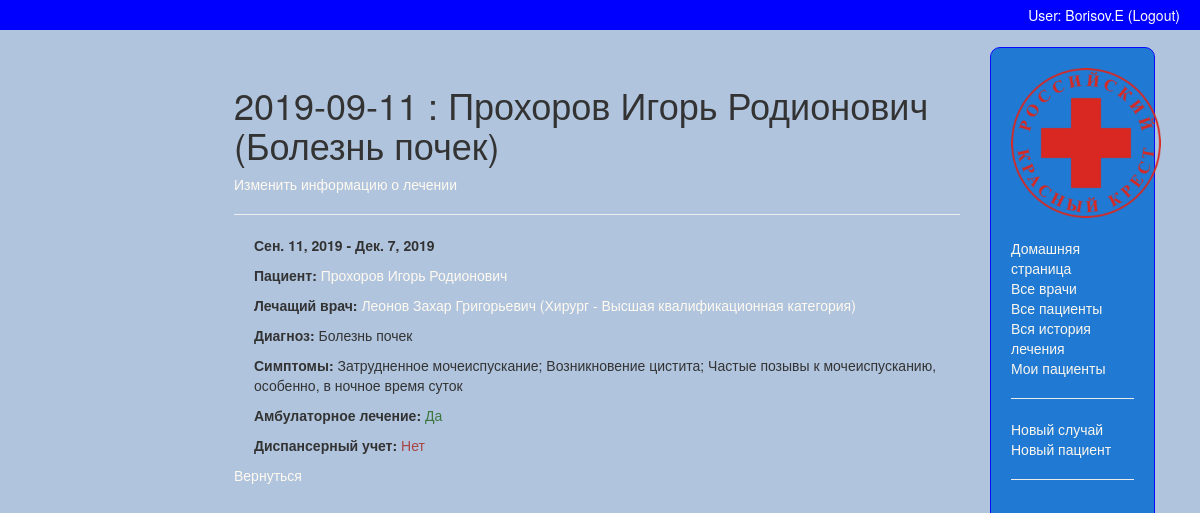
Page /cardfile/treatmenthistory/detail/22 (signed in) on the committed database.
### cardfile/models.py (models this page shows, shortened)
class Treatment_history(models.Model):
    pac_name = models.ForeignKey(
        'Pacient',
        verbose_name='Пациент',
        on_delete=models.SET_NULL,
        null=True)
    doc_name = models.ForeignKey(
        'Doctor',
        verbose_name='Лечащий врач',
        on_delete=models.SET_NULL,
        null=True)
    diagnosis = models.ForeignKey(
        'Diagnosis',
        verbose_name='Диагноз',
        on_delete=models.SET_NULL,
        null=True)
    description = models.TextField(
        verbose_name='Симптомы',
        max_length=1000)
    ambulatory = models.BooleanField(verbose_name='Амбулаторное лечение')
    dispensary = models.BooleanField(verbose_name='Диспансерный учет')
    start_date_of_treatment = models.DateField(
        verbose_name='Дата начала лечения',
        null=True,
        blank=True)
    end_date_of_treatment = models.DateField(
        verbose_name='Дата окончания лечения',
        null=True,
        blank=True)
    class Meta:
        ordering = ['start_date_of_treatment']
        verbose_name='История лечения'
        verbose_name_plural = 'Истории лечений'
    def __str__(self):
        return '{0} : {1} ({2})'.format(self.start_date_of_treatment, self.pac_name.name, self.diagnosis)

class Pacient(models.Model):
    name = models.CharField(
        verbose_name='ФИО пациента',
        max_length=200)
    date_of_birth = models.DateField(
        verbose_name='Дата рожения пациента',
        null=True,
        blank=True)
    soc_status = models.ForeignKey(
        'Social_status',
        verbose_name='Социальный статус пациента',
        on_delete=models.SET_NULL,
        null=True)
    PACIENT_CONDITION = (
        ('t', 'лечится'),
        ('c', 'вылечился'),
        ('h', 'направлен в стационар'),
        ('d', 'умер'),
    )
    condition = models.CharField(
        verbose_name='Состояние пациента',
        max_length=1,
        choices=PACIENT_CONDITION,
        blank=True, default='t')
    date_of_death = models.DateField(
        verbose_name='Дата смерти пациента',
        null=True,
        blank=True,
        help_text='(необязательно)')
    class Meta:
        ordering = ['name']
        verbose_name='Пациент'
        verbose_name_plural = 'Пациенты'
    def __str__(self):
        return self.name

class Diagnosis(models.Model):
    diagnosis = models.CharField(
        verbose_name='Диагноз',
        max_length=200,
        help_text="Введите диагноз (кариес, астма, пневмония и т.д.)")
    class Meta:
        verbose_name='Диагноз'
        verbose_name_plural = 'Диагнозы'
    def __str__(self):
        return self.diagnosis

class Doctor(models.Model):
    name = models.CharField(
        verbose_name='ФИО врача',
        max_length=200)
    user = models.ForeignKey(
        User,
        verbose_name='Username врача',
        on_delete=models.SET_NULL,
        null=True)
    QUALIFICATION_LEVEL = (
        ('2', 'Вторая квалификационная категория'),
        ('1', 'Первая квалификационная категория'),
        ('0', 'Высшая квалификационная категория'),
    )
    qualification = models.CharField(
        verbose_name='Квалификация врача',
        max_length=1,
        choices=QUALIFICATION_LEVEL,
        blank=True,
        default='2')
    doc_specialty = models.ForeignKey(
        'Doctors_specialty',
        verbose_name='Специальность врача',
        on_delete=models.SET_NULL,
        null=True)
    class Meta:
        ordering = ['doc_specialty']
        verbose_name='Врач'
        verbose_name_plural = 'Врачи'
        permissions = (("can_add_doctor", "Can add doctor"),)
    def __str__(self):
        return '{0} ({1} - {2})'.format(self.name, self.doc_specialty, self.QUALIFICATION_LEVEL[2-int(self.qualification)][1])

class Doctors_specialty(models.Model):
    specialty = models.CharField(
        verbose_name='Специальность',
        max_length=200,
        help_text="Введите специальность врача (терапевт, невропатолог и т.п.)")
    class Meta:
        verbose_name='Специальность врача'
        verbose_name_plural = 'Специальности врачей'
    def __str__(self):
        return self.specialty

### cardfile/views.py (the view)
# urls.py: url(r'^treatmenthistory/detail/(?P<pk>\d+)$', views.HistoryDetailView, name='treatment_history_detail'),
def HistoryDetailView(request, pk):
    print('=================================================')
    try:
        hist_id=Treatment_history.objects.get(pk=pk)
    except Treatment_history.DoesNotExist:
        raise Http404("Записи не существует")
    return render(
        request,
        'cardfile/treatment_history_detail.html',
        context={'hist': hist_id ,}
    )

### cardfile/templates/cardfile/treatment_history_detail.html
{% extends "base_generic.html" %}
{% block content %}
{% if user.is_authenticated %}
  <h1>{{ hist }}</h1>
  <p><a href="{% url 'treatment_history_update' hist.pk %}">Изменить информацию о лечении</a></p>
  <hr>
  <div style="margin-left:20px;margin-top:20px">
    <p><strong>{{hist.start_date_of_treatment}}
      {% if hist.end_date_of_treatment != None %}
        - {{ hist.end_date_of_treatment }}
      {% endif %}</strong></p>
    <p><strong>Пациент:</strong> <a href="{% url 'pacient-detail' hist.pac_name.pk %}">{{ hist.pac_name }}</a></p>
    <p><strong>Лечащий врач:</strong> <a href="{% url 'doctor-detail' hist.doc_name.pk %}">{{hist.doc_name}}</a></p>
    <p><strong>Диагноз:</strong> {{hist.diagnosis}}</p>
    <p><strong>Симптомы:</strong> {{hist.description}}</p>
    <p><strong>Амбулаторное лечение:</strong>
      <abbr class="
        {% if hist.ambulatory == True %}
          text-success
        {% else %}
          text-danger
        {% endif %}">
        {% if hist.ambulatory == True %}
          Да
        {% else %}
          Нет
        {% endif %}
      </abbr></p>
    <p><strong>Диспансерный учет:</strong>
      <abbr class="
        {% if hist.dispensary == True %}
          text-success
        {% else %}
          text-danger
        {% endif %}">
        {% if hist.dispensary == True %}
          Да
        {% else %}
          Нет
        {% endif %}
      </abbr></p>
    </div>
  <a href="{% url 'treatment_history' 'all'%}">Вернуться</a>
{% else %}
  <meta http-equiv="refresh" content="1; URL={% url 'login'%}" />
{% endif %}
{% endblock %}

### cardfile/templates/base_generic.html (shortened to what this page needs)
<!DOCTYPE html>
<html lang="en">
<head>
  {% load static %}
  <link rel="stylesheet" href="https://maxcdn.bootstrapcdn.com/bootstrap/3.3.7/css/bootstrap.min.css">
  <link rel="stylesheet" href="{% static 'css/styles.css' %}">
</head>
<body>
  <div class="container-fluid">
    <div class="header">
      {% if user.is_authenticated %}
        User: {{ user.get_username }}
        (<a href="{% url 'logout'%}?next={% url 'login'%}">Logout</a>)
      {% else %}
        <li><a href="{% url 'login'%}?next=/">Login</a></li>
      {% endif %}
    </div>
    <div class="row">
      <div class="col-sm-10">
        {% block content %}{% endblock %}
        </div>
        <div class="col-sm-2">
          {% block sidebar %}
          {% if user.is_authenticated %}
          <ul class="sidebar-nav">
              <center><a href="{% url 'index' %}"><img src="{% static 'krest.png' %}" width="150" height="150"></a></center><br>
              <li><a href="{% url 'index' %}">Домашняя страница</a></li>
              <li><a href="{% url 'doctors' 'all' %}">Все врачи</a></li>
              <li><a href="{% url 'pacients' 'all' %}">Все пациенты</a></li>
              <li><a href="{% url 'treatment_history' 'all'%}">Вся история лечения</a></li>
              <li><a href="{% url 'treatment_history' 'my'%}">Мои пациенты</a></li>
              <hr>
              <li><a href="{% url 'treatment_create'%}">Новый случай</a></li>
              <li><a href="{% url 'pacient_create'%}">Новый пациент</a></li>
              <hr>
          </ul>
          {% endif %}
        {% endblock %}
      </div>
    </div>
  </div>
</body>
</html>

### cardfile/static/css/styles.css (style rules this page uses)
body { background-color:lightsteelblue; }
.container-fluid { width: 100vw; height: 100vh; }
.header { margin-left: -20px; margin-right: -15px; padding-right: 20px; padding-top: 5px; background: blue; text-align: right; height: 30px; color: white; vertical-align: middle }
.row { width: 100%; height: 97%; }
.col-sm-2 { height: 95%; }
.sidebar-nav { margin-top: 10%; padding: 20px; list-style: none; background: #1976D2; opacity: 0.95; border: 1px solid blue; border-radius: 10px; height: 100%; }
.col-sm-10 { padding-left: 20%; padding-top: 3%; }
a { color:floralwhite; }

### rows in the picture
Treatment_history: start_date_of_treatment+pac_name+diagnosis "2019-09-11 : Прохоров Игорь Родионович (Болезнь почек)", start_date_of_treatment "Сен. 11, 2019", end_date_of_treatment "Дек. 7, 2019", pac_name "Прохоров Игорь Родионович", doc_name "Леонов Захар Григорьевич (Хирург - Высшая квалификационная категория)", diagnosis "Болезнь почек", description "Затрудненное мочеиспускание; Возникновение цистита; Частые позывы к мочеиспусканию, особенно, в ночное время суток"

### other values in the picture
{{ user.get_username }} "Borisov.E"
